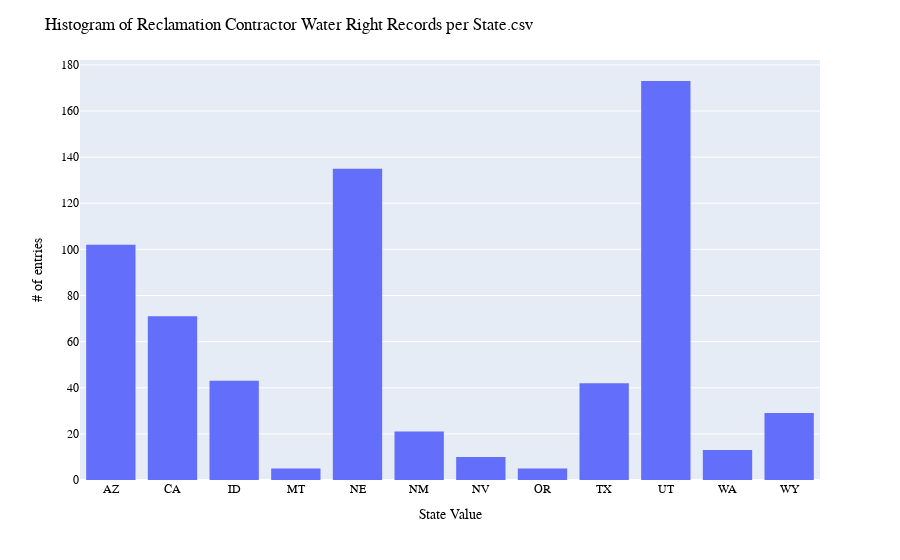

The notebook cell this image was saved under:
### Code cell
# ---- Histogram: Num of water rights per state via WatersourceTypeCV ----
print(dfoutao.State.value_counts())

fig = px.histogram(dfoutao, x="State")
fig.update_layout(bargap=0.2,
                  title="Histogram of Reclamation Contractor Water Right Records per State",
                  xaxis_title="State Value",
                  yaxis_title="# of entries",
                    font=dict(
                        family="Arial Bold",
                        size=12,
                        color="Black")
                 )
fig.show()
fig.write_image('figures/s2_NumPerState.png', engine="kaleido")

### Figure 1 — Plotly figure (JSON) as saved in the notebook; plotly's stock layout.template omitted (floating-point values rounded to 4 significant figures; data arrays with more than 128 entries replaced by an {"elided": "..."} marker saying what was removed)
{"data": [{"alignmentgroup": "True", "bingroup": "x", "hovertemplate": "State=%{x}<br>count=%{y}<extra></extra>", "legendgroup": "", "marker": {"color": "#636efa", "pattern": {"shape": ""}}, "name": "", "offsetgroup": "", "orientation": "v", "showlegend": false, "type": "histogram", "x": {"elided": "649 str values"}, "xaxis": "x", "yaxis": "y"}], "layout": {"bargap": 0.2, "barmode": "relative", "font": {"color": "Black", "family": "Arial Bold", "size": 12}, "legend": {"tracegroupgap": 0}, "margin": {"t": 60}, "title": {"text": "Histogram of Reclamation Contractor Water Right Records per State.csv"}, "xaxis": {"anchor": "y", "domain": [0, 1], "title": {"text": "State Value"}}, "yaxis": {"anchor": "x", "domain": [0, 1], "title": {"text": "# of entries"}}}}
